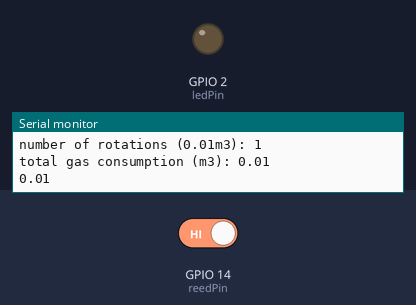
The sketch below on a simulated ESP32. Shown: output pins drawn as LEDs (lit = HIGH), the last lines printed to the serial monitor. The test bench sets the inputs (shaded band); at power-on: GPIO 14 (reedPin) HIGH. WiFi joins after 1.5 s; servers stay silent unless stated; no MQTT or app messages arrive unless stated.

Above: at 2.7 s.
2.8 s: GPIO 14 (reedPin) driven LOW
At 3.9 s:
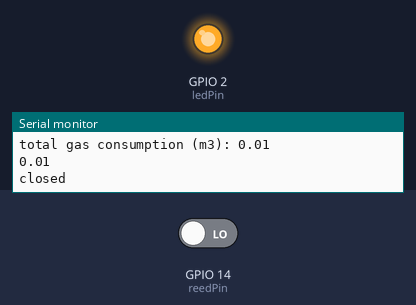
7.3 s: GPIO 14 (reedPin) driven HIGH
At 7.6 s:
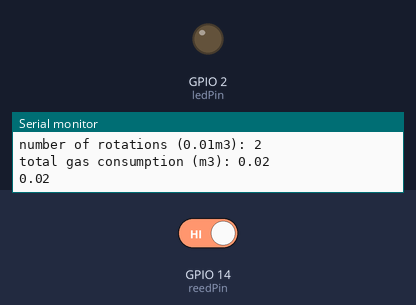
Timing chart, 0 to 10.3 s (numbered marks = the images above; inputs shaded):
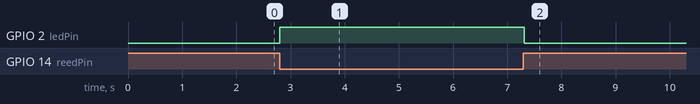

The sketch:

ESP32_GasMeter.ino
```cpp
#include <WiFi.h>
#include <PubSubClient.h>
#include <ESPmDNS.h>
#include <WiFiUdp.h>
#include <ArduinoOTA.h>

// constants
const int  reedPin = 14;    // the pin that the pushbutton is attached to
const int ledPin = 2;       // the pin that the LED is attached to
const char* ssid = "WiFi";
const char* password = "";
#define MAX_SRV_CLIENTS 1;  // how many clients should be able to telnet
const int port = 23;        // telnet server port
const long reedInterval = 5000; // 5 Seconds
const char* mqtt_server = "broker.hivemq.com";

// variables
int reedCounter = 0;   // counter for the number of button presses
int reedState = 0;         // current state of the button
int lastReedState = 0;     // previous state of the button
unsigned long reedPreviousMillis = 0;
bool lastMeasurementRetrieved = false;
double initialMeterReading = 0.0;

// telnet server
WiFiServer server(port);
WiFiClient wifi_1;

// mqtt client
WiFiClient wifi_2;
PubSubClient mqtt_client(wifi_2);
long lastMsg = 0;
char msg[50];
int value = 0;

/**
 * Class to handle serial and telnet printing
 */
class DualPrint : public Print
{
  public:
    DualPrint() : use_Serial(false), use_Telnet(false) {} // Initialization list
    virtual size_t write(uint8_t c) {
      if (use_Serial) Serial.write(c);
      if (use_Telnet) {
        if (!wifi_1.connected()) {
          // try to connect to a new client
          wifi_1 = server.available();
        } else {
          // write data to the connected client
          if (wifi_1.available() > 0) {
            wifi_1.write(c);
          }
        }
      }
      return 1;
    }
    bool use_Serial, use_Telnet;
} out;

void setup() {
  out.use_Serial = true;
  out.use_Telnet = true;
  Serial.begin(115200);
  out.println("Booting");
  pinMode(reedPin, INPUT_PULLUP);
  pinMode(ledPin, OUTPUT);
  WiFi.mode(WIFI_STA);
  WiFi.begin(ssid, password);
  while (WiFi.waitForConnectResult() != WL_CONNECTED) {
    out.println("Connection Failed! Rebooting...");
    delay(5000);
    ESP.restart();
  }

  // Port defaults to 3232
  // ArduinoOTA.setPort(3232);

  // Hostname defaults to esp3232-[MAC]
  // ArduinoOTA.setHostname("myesp32");

  // No authentication by default
  // ArduinoOTA.setPassword("admin");

  // Password can be set with it's md5 value as well
  // MD5(admin) = 21232f297a57a5a743894a0e4a801fc3
  // ArduinoOTA.setPasswordHash("21232f297a57a5a743894a0e4a801fc3");

  ArduinoOTA
    .onStart([]() {
      String type;
      if (ArduinoOTA.getCommand() == U_FLASH)
        type = "sketch";
      else // U_SPIFFS
        type = "filesystem";

      // NOTE: if updating SPIFFS this would be the place to unmount SPIFFS using SPIFFS.end()
      out.println("Start updating " + type);
    })
    .onEnd([]() {
      out.println("\nEnd");
    })
    .onProgress([](unsigned int progress, unsigned int total) {
      out.printf("Progress: %u%%\r", (progress / (total / 100)));
    })
    .onError([](ota_error_t error) {
      out.printf("Error[%u]: ", error);
      if (error == OTA_AUTH_ERROR) out.println("Auth Failed");
      else if (error == OTA_BEGIN_ERROR) out.println("Begin Failed");
      else if (error == OTA_CONNECT_ERROR) out.println("Connect Failed");
      else if (error == OTA_RECEIVE_ERROR) out.println("Receive Failed");
      else if (error == OTA_END_ERROR) out.println("End Failed");
    });

  ArduinoOTA.begin();

  out.println("Ready");
  out.print("IP address: ");
  out.println(WiFi.localIP());

  server.begin(); // start telnet

  // MQTT
  mqtt_client.setServer(mqtt_server, 1883);
  mqtt_client.setCallback(callback);
}

// MQTT on message recieved
void callback(char* topic, byte* message, unsigned int length) {
  out.print("Message arrived on topic: ");
  out.print(topic);
  out.print(". Message: ");
  String messageTemp;

  for (int i = 0; i < length; i++) {
    out.print((char)message[i]);
    messageTemp += (char)message[i];
  }
  out.println();

  // Do someting with the MQTT message
  if(String(topic) == "esp32/gasVolume") {
    if (!lastMeasurementRetrieved) {
      double total = messageTemp.toDouble() + (reedCounter * 0.01);
      if (total > initialMeterReading) {
        out.print("Setting total consumption to ");
        out.println(total);
        initialMeterReading = total;
      }
      lastMeasurementRetrieved = true;
      mqtt_client.unsubscribe("esp32/gasVolume");
    }
  }
}

void reconnect() {
  // Loop until we're reconnected
  while (!mqtt_client.connected()) {
    out.print("Attempting MQTT connection...");
    // Attempt to connect
    if (mqtt_client.connect("ESP32Client509")) {
      out.println("connected");
      // Subscribe
      if(!lastMeasurementRetrieved) {
        mqtt_client.subscribe("esp32/gasVolume");
      }
    } else {
      out.print("failed, rc=");
      out.print(mqtt_client.state());
      out.println(" try again in 5 seconds");
      // Wait 5 seconds before retrying
      delay(5000);
    }
  }
}

void loop() {
  ArduinoOTA.handle();

  unsigned long currentMillis = millis();

  // MQTT
  if (!mqtt_client.connected()) {
    reconnect();
  }
  mqtt_client.loop();

  // read the reed input pin:
  reedState = digitalRead(reedPin);

  // compare the reedState to its previous state
  if (reedState != lastReedState) {
    // if the state has changed, increment the counter
    if (reedState == HIGH) {
      // if the current state is HIGH then the button went from off to on:
      reedCounter++;
      out.println("open");
      out.print("number of rotations (0.01m3): ");
      out.println(reedCounter);
      out.print("total gas consumption (m3): ");
      double totalConsumption = initialMeterReading + (reedCounter * 0.01);
      out.println(totalConsumption);

      // Convert the value to a char array
      char tempString[9];
      dtostrf(totalConsumption, 3, 2, tempString);
      out.println(tempString);

      if(lastMeasurementRetrieved) {
        mqtt_client.publish("esp32/gasVolume", tempString, true);
      }
      digitalWrite(ledPin, LOW);

    } else {
      // if the current state is LOW then the button went from on to off:
      out.println("closed");
      digitalWrite(ledPin, HIGH);
    }
    // Delay a little bit to avoid bouncing
    delay(50);
  }
  // save the current state as the last state, for next time through the loop
  lastReedState = reedState;

  // display reed current state at regular intervals
  if (currentMillis - reedPreviousMillis >= reedInterval) {
    reedPreviousMillis = currentMillis;
    if (reedState == HIGH) {
      out.println("open");
    } else {
      out.println("closed");
    }
  }
}
```

Measured:
- after the input at 2.8 s, GPIO 2 (ledPin): LOW → HIGH at once
- after the input at 7.3 s, GPIO 2 (ledPin): HIGH → LOW at once
